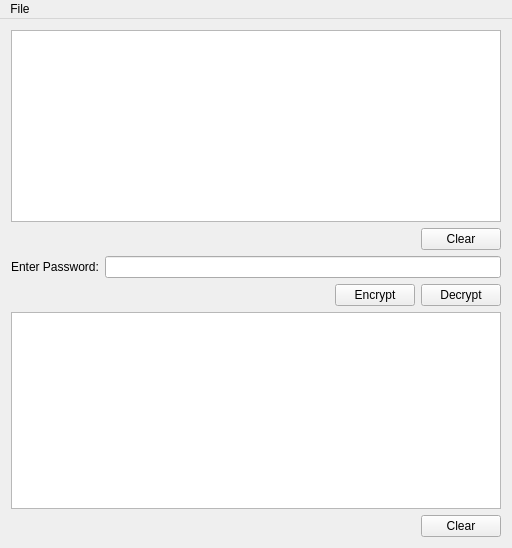
<?xml version="1.0" encoding="UTF-8"?>
<ui version="4.0">
 <class>MainWindow</class>
 <widget class="QMainWindow" name="MainWindow">
  <property name="geometry">
   <rect>
    <x>0</x>
    <y>0</y>
    <width>512</width>
    <height>548</height>
   </rect>
  </property>
  <property name="windowTitle">
   <string>MainWindow</string>
  </property>
  <widget class="QWidget" name="centralWidget">
   <layout class="QGridLayout" name="gridLayout_5">
    <item row="0" column="0">
     <layout class="QGridLayout" name="gridLayout_4">
      <item row="1" column="0">
       <layout class="QHBoxLayout" name="horizontalLayout_4">
        <item>
         <spacer name="horizontalSpacer_3">
          <property name="orientation">
           <enum>Qt::Horizontal</enum>
          </property>
          <property name="sizeHint" stdset="0">
           <size>
            <width>308</width>
            <height>20</height>
           </size>
          </property>
         </spacer>
        </item>
        <item>
         <widget class="QPushButton" name="clearLog">
          <property name="text">
           <string>Clear</string>
          </property>
         </widget>
        </item>
       </layout>
      </item>
      <item row="0" column="0">
       <layout class="QGridLayout" name="gridLayout_3">
        <item row="2" column="0">
         <widget class="QTextBrowser" name="errorLabel"/>
        </item>
        <item row="0" column="0">
         <layout class="QVBoxLayout" name="verticalLayout">
          <item>
           <widget class="QTextBrowser" name="filesField"/>
          </item>
          <item>
           <layout class="QHBoxLayout" name="horizontalLayout">
            <item>
             <spacer name="horizontalSpacer_2">
              <property name="orientation">
               <enum>Qt::Horizontal</enum>
              </property>
              <property name="sizeHint" stdset="0">
               <size>
                <width>308</width>
                <height>20</height>
               </size>
              </property>
             </spacer>
            </item>
            <item>
             <widget class="QPushButton" name="clearFiles">
              <property name="text">
               <string>Clear</string>
              </property>
             </widget>
            </item>
           </layout>
          </item>
         </layout>
        </item>
        <item row="1" column="0">
         <layout class="QGridLayout" name="gridLayout">
          <item row="2" column="0">
           <layout class="QHBoxLayout" name="horizontalLayout_3">
            <item>
             <spacer name="horizontalSpacer">
              <property name="orientation">
               <enum>Qt::Horizontal</enum>
              </property>
              <property name="sizeHint" stdset="0">
               <size>
                <width>158</width>
                <height>20</height>
               </size>
              </property>
             </spacer>
            </item>
            <item>
             <layout class="QHBoxLayout" name="horizontalLayout_2">
              <item>
               <widget class="QPushButton" name="encryptButton">
                <property name="text">
                 <string>Encrypt</string>
                </property>
               </widget>
              </item>
              <item>
               <widget class="QPushButton" name="decryptButton">
                <property name="text">
                 <string>Decrypt</string>
                </property>
               </widget>
              </item>
             </layout>
            </item>
           </layout>
          </item>
          <item row="1" column="0">
           <layout class="QGridLayout" name="gridLayout_2">
            <item row="0" column="1">
             <widget class="QLineEdit" name="password"/>
            </item>
            <item row="0" column="0">
             <widget class="QLabel" name="label">
              <property name="text">
               <string>Enter Password:</string>
              </property>
             </widget>
            </item>
           </layout>
          </item>
         </layout>
        </item>
       </layout>
      </item>
     </layout>
    </item>
   </layout>
  </widget>
  <widget class="QMenuBar" name="menuBar">
   <property name="geometry">
    <rect>
     <x>0</x>
     <y>0</y>
     <width>512</width>
     <height>20</height>
    </rect>
   </property>
   <widget class="QMenu" name="menuFile">
    <property name="title">
     <string>File</string>
    </property>
    <addaction name="actionOpen"/>
    <addaction name="actionOpen_Folders"/>
   </widget>
   <addaction name="menuFile"/>
  </widget>
  <action name="actionOpen">
   <property name="text">
    <string>Open Files</string>
   </property>
  </action>
  <action name="actionExit">
   <property name="text">
    <string>Exit</string>
   </property>
  </action>
  <action name="actionOpen_Folders">
   <property name="text">
    <string>Open Folders</string>
   </property>
  </action>
 </widget>
 <layoutdefault spacing="6" margin="11"/>
 <resources/>
 <connections/>
</ui>
